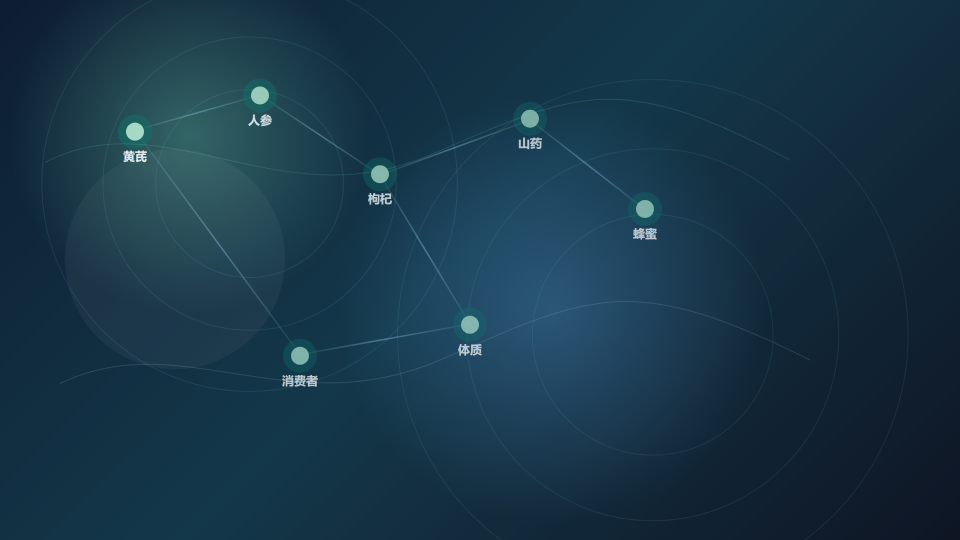
#> input picture frontend/dist/login-bg-still.png, 1920 x 1080 px (shown at 1/2 size)
$ python ascii_zoom.py ../frontend/dist/login-bg-still.png 5 5 5
#> lines starting #> are read from the running program, lines starting #| are printed output that depends on the picture
# -*- coding: utf-8 -*-
"""按指定中心/半径打印局部精细 ASCII（亮度+饱和色分类）。"""
import sys

import cv2
import numpy as np

path, cx, cy, r = sys.argv[1], int(sys.argv[2]), int(sys.argv[3]), int(sys.argv[4])
img = cv2.imread(path)
#> img is the input picture: shape (1080, 1920, 3); mean B, G, R 71.8, 53.9, 23.8
img = cv2.resize(img, (960, 540))
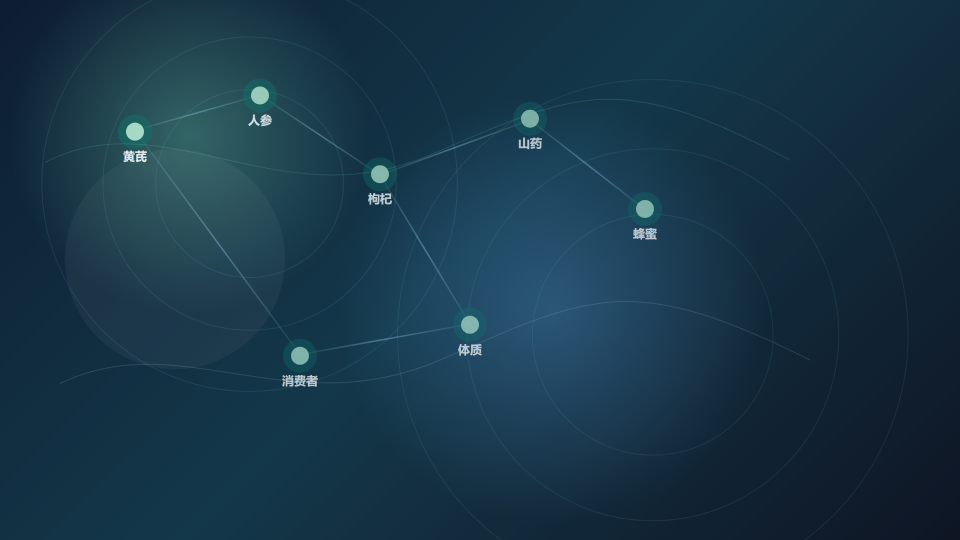
#> img: shape (540, 960, 3); mean B, G, R 71.9, 54.1, 23.9
pad = int(r * 1.9)
x0, x1 = max(0, cx - pad), min(960, cx + pad)
y0, y1 = max(0, cy - pad), min(540, cy + pad)
crop = img[y0:y1, x0:x1]
H, W = 46, 120
small = cv2.resize(crop, (W, H))
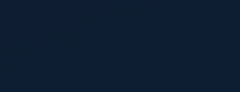
#> small: shape (46, 120, 3) (shown 2 times larger); mean of channels 0, 1, 2 49.8, 29.8, 14; drawn as B, G, R
hsv = cv2.cvtColor(small, cv2.COLOR_BGR2HSV)
#> hsv: shape (46, 120, 3); mean H, S, V 106.9, 183.5, 49.8
chars = " .:-=+*#%@"
for y in range(H):
    row = ""
    for x in range(W):
        val = int(hsv[y, x, 2])
        sat = int(hsv[y, x, 1])
        if val > 110 and sat > 60:
            hue = int(hsv[y, x, 0])
            row += "G" if hue < 45 else ("C" if hue < 100 else ("B" if hue < 130 else ("M" if hue < 160 else "R")))
        else:
            row += chars[min(len(chars) - 1, val * len(chars) // 256)]
    print(row)
